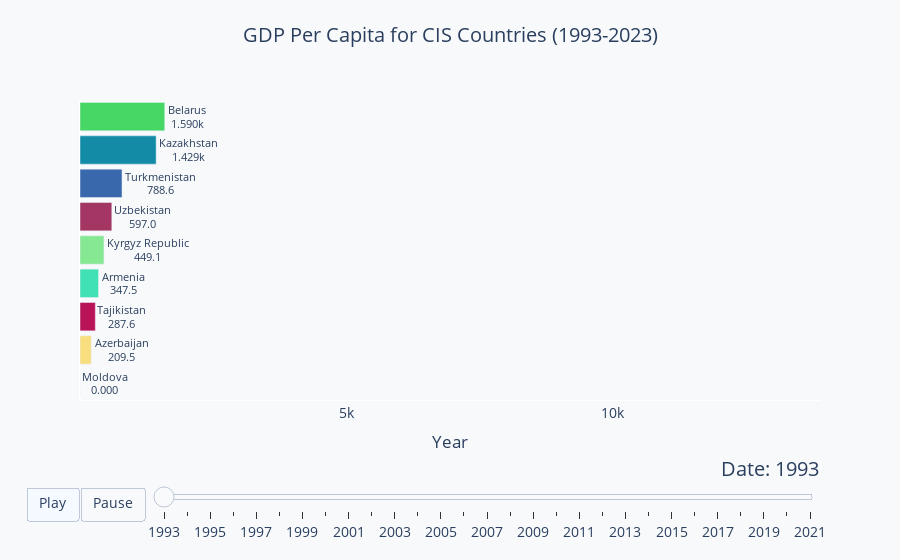

Source (notebook cell):
### Markdown cell above
Now producing the proper race chart using racely/plotly's formatting options

### Code cell
import pandas as pd
from raceplotly.plots import barplot
import plotly.graph_objs as go

data = pd.read_csv(r"C:\Users\Vaclav Barina\Documents\3. Study\2. Data Science\1. Fun Projects\2023_Racing Bar Chart\1. Data\1993-2023_GDP Per Capita for CIS Countries_MELTED.csv")

# Assign a color to each country
colors = {
    'Azerbaijan': '#0092BC',
    'Armenia': '#f2a800',
    'Belarus': '#8b0000',
    'Kazakhstan': '#00AFCA ',
    'Moldova': '#AD7C59',
    'Kyrgyz Republic': '#8c564b',
    'Tajikistan': '#e377c2',
    'Turkmenistan': '#d22630 ',
    'Uzbekistan': '#43B02A'
}
data['Color'] = data['Country Name'].map(colors)

my_raceplot = barplot(data,  item_column='Country Name', value_column='Per Capita GDP', time_column='Year')

my_raceplot.plot(item_label = 'CIS Countries (Excluding Russia)', value_label = 'Per Capita GDP ($ 2023)', frame_duration = 800)

# Customize the chart
my_raceplot.fig.update_layout(
    title={
        'text': 'GDP Per Capita for CIS Countries (1993-2023)',
        'x': 0.5,
        'y': 0.95,
        'xanchor': 'center',
        'yanchor': 'top'
    },
    xaxis=dict(
        tickvals=[5000, 10000],
        ticktext=["5k","10k"]
    ),
    xaxis_title="Year",
    yaxis_title="",
   paper_bgcolor='#f8f9fa',
   plot_bgcolor='#f8f9fa',
   showlegend=False
)

my_raceplot.fig.update_layout(xaxis=dict(showgrid=False))

### Figure 1 — Plotly figure (JSON) as saved in the notebook; plotly's stock layout.template omitted (floating-point values rounded to 4 significant figures)
{"data": [{"cliponaxis": false, "hoverinfo": "all", "marker": {"color": ["rgb(75, 145, 197)", "rgb(248, 222, 127)", "rgb(185, 19, 87)", "rgb(64, 226, 180)", "rgb(134, 232, 146)", "rgb(164, 54, 99)", "rgb(58, 104, 173)", "rgb(19, 139, 167)", "rgb(70, 215, 100)"]}, "orientation": "h", "textangle": 0, "textposition": "outside", "texttemplate": "%{y}<br>%{x:.4s}", "type": "bar", "x": [0, 209.5, 287.6, 347.5, 449.1, 597.0, 788.6, 1429.0, 1590.0], "y": ["Moldova", "Azerbaijan", "Tajikistan", "Armenia", "Kyrgyz Republic", "Uzbekistan", "Turkmenistan", "Kazakhstan", "Belarus"]}], "layout": {"bargap": 0.15, "font": {"size": 14}, "paper_bgcolor": "#f8f9fa", "plot_bgcolor": "#f8f9fa", "showlegend": false, "sliders": [{"active": 0, "currentvalue": {"font": {"size": 20}, "prefix": "Date: ", "visible": true, "xanchor": "right"}, "len": 0.9, "pad": {"b": 10, "t": 50}, "steps": [{"args": [["1993"], {"frame": {"duration": 800, "redraw": false}, "mode": "immediate", "transition": {"duration": 800}}], "label": "1993", "method": "animate"}, {"args": [["1994"], {"frame": {"duration": 800, "redraw": false}, "mode": "immediate", "transition": {"duration": 800}}], "label": "1994", "method": "animate"}, {"args": [["1995"], {"frame": {"duration": 800, "redraw": false}, "mode": "immediate", "transition": {"duration": 800}}], "label": "1995", "method": "animate"}, {"args": [["1996"], {"frame": {"duration": 800, "redraw": false}, "mode": "immediate", "transition": {"duration": 800}}], "label": "1996", "method": "animate"}, {"args": [["1997"], {"frame": {"duration": 800, "redraw": false}, "mode": "immediate", "transition": {"duration": 800}}], "label": "1997", "method": "animate"}, {"args": [["1998"], {"frame": {"duration": 800, "redraw": false}, "mode": "immediate", "transition": {"duration": 800}}], "label": "1998", "method": "animate"}, {"args": [["1999"], {"frame": {"duration": 800, "redraw": false}, "mode": "immediate", "transition": {"duration": 800}}], "label": "1999", "method": "animate"}, {"args": [["2000"], {"frame": {"duration": 800, "redraw": false}, "mode": "immediate", "transition": {"duration": 800}}], "label": "2000", "method": "animate"}, {"args": [["2001"], {"frame": {"duration": 800, "redraw": false}, "mode": "immediate", "transition": {"duration": 800}}], "label": "2001", "method": "animate"}, {"args": [["2002"], {"frame": {"duration": 800, "redraw": false}, "mode": "immediate", "transition": {"duration": 800}}], "label": "2002", "method": "animate"}, {"args": [["2003"], {"frame": {"duration": 800, "redraw": false}, "mode": "immediate", "transition": {"duration": 800}}], "label": "2003", "method": "animate"}, {"args": [["2004"], {"frame": {"duration": 800, "redraw": false}, "mode": "immediate", "transition": {"duration": 800}}], "label": "2004", "method": "animate"}, {"args": [["2005"], {"frame": {"duration": 800, "redraw": false}, "mode": "immediate", "transition": {"duration": 800}}], "label": "2005", "method": "animate"}, {"args": [["2006"], {"frame": {"duration": 800, "redraw": false}, "mode": "immediate", "transition": {"duration": 800}}], "label": "2006", "method": "animate"}, {"args": [["2007"], {"frame": {"duration": 800, "redraw": false}, "mode": "immediate", "transition": {"duration": 800}}], "label": "2007", "method": "animate"}, {"args": [["2008"], {"frame": {"duration": 800, "redraw": false}, "mode": "immediate", "transition": {"duration": 800}}], "label": "2008", "method": "animate"}, {"args": [["2009"], {"frame": {"duration": 800, "redraw": false}, "mode": "immediate", "transition": {"duration": 800}}], "label": "2009", "method": "animate"}, {"args": [["2010"], {"frame": {"duration": 800, "redraw": false}, "mode": "immediate", "transition": {"duration": 800}}], "label": "2010", "method": "animate"}, {"args": [["2011"], {"frame": {"duration": 800, "redraw": false}, "mode": "immediate", "transition": {"duration": 800}}], "label": "2011", "method": "animate"}, {"args": [["2012"], {"frame": {"duration": 800, "redraw": false}, "mode": "immediate", "transition": {"duration": 800}}], "label": "2012", "method": "animate"}, {"args": [["2013"], {"frame": {"duration": 800, "redraw": false}, "mode": "immediate", "transition": {"duration": 800}}], "label": "2013", "method": "animate"}, {"args": [["2014"], {"frame": {"duration": 800, "redraw": false}, "mode": "immediate", "transition": {"duration": 800}}], "label": "2014", "method": "animate"}, {"args": [["2015"], {"frame": {"duration": 800, "redraw": false}, "mode": "immediate", "transition": {"duration": 800}}], "label": "2015", "method": "animate"}, {"args": [["2016"], {"frame": {"duration": 800, "redraw": false}, "mode": "immediate", "transition": {"duration": 800}}], "label": "2016", "method": "animate"}, {"args": [["2017"], {"frame": {"duration": 800, "redraw": false}, "mode": "immediate", "transition": {"duration": 800}}], "label": "2017", "method": "animate"}, {"args": [["2018"], {"frame": {"duration": 800, "redraw": false}, "mode": "immediate", "transition": {"duration": 800}}], "label": "2018", "method": "animate"}, {"args": [["2019"], {"frame": {"duration": 800, "redraw": false}, "mode": "immediate", "transition": {"duration": 800}}], "label": "2019", "method": "animate"}, {"args": [["2020"], {"frame": {"duration": 800, "redraw": false}, "mode": "immediate", "transition": {"duration": 800}}], "label": "2020", "method": "animate"}, {"args": [["2021"], {"frame": {"duration": 800, "redraw": false}, "mode": "immediate", "transition": {"duration": 800}}], "label": "2021", "method": "animate"}], "transition": {"duration": 300, "easing": "cubic-in-out"}, "x": 0.1, "xanchor": "left", "y": 0, "yanchor": "top"}], "title": {"text": "GDP Per Capita for CIS Countries (1993-2023)", "x": 0.5, "xanchor": "center", "y": 0.95, "yanchor": "top"}, "updatemenus": [{"buttons": [{"args": [null, {"frame": {"duration": 800, "redraw": false}, "fromcurrent": true, "transition": {"duration": 800, "easing": "quadratic-in-out"}}], "label": "Play", "method": "animate"}, {"args": [[null], {"frame": {"duration": 0, "redraw": false}, "mode": "immediate", "transition": {"duration": 0}}], "label": "Pause", "method": "animate"}], "direction": "left", "pad": {"r": 10, "t": 87}, "showactive": true, "type": "buttons", "x": 0.1, "xanchor": "right", "y": 0, "yanchor": "top"}], "xaxis": {"range": [0, 13890.0], "showgrid": false, "showline": true, "showticklabels": true, "ticktext": ["5k", "10k"], "tickvals": [5000, 10000], "title": {"text": "Year"}, "visible": true}, "yaxis": {"showline": false, "showticklabels": false, "title": {"text": ""}, "visible": true}}}
